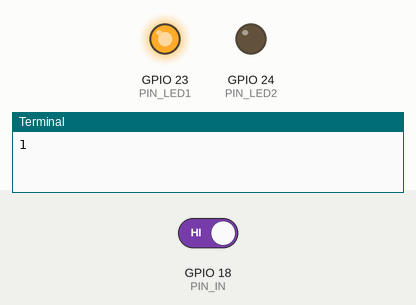
Bench run of a program on a simulated Raspberry Pi (BCM pin numbers). On the bench: output pins drawn as LEDs (lit = HIGH), the last lines printed to the terminal. The inputs (shaded band) are chosen by the test bench; at power-on: GPIO 18 (PIN_IN) HIGH. The clock reads 2024-03-15 10:24:30 at power-on unless the program sets it.

Above: at 1.2 s.
1.3 s: GPIO 18 (PIN_IN) driven LOW
At 1.9 s:
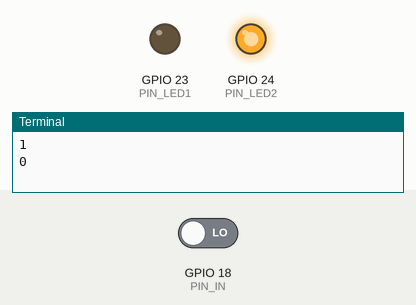
Timing chart, 0 to 4.3 s (numbered marks = the images above; inputs shaded):
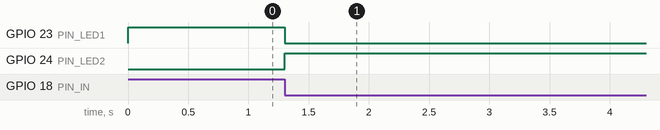

The program:

debouncing.py
```python
import RPi.GPIO as GPIO
import time

PIN_IN = 18
PIN_LED1, PIN_LED2 = 23, 24
old, val = -1, 0
state = False
bounce_time = 0.100 # 100ms
last_time = 0
GPIO.setmode(GPIO.BCM)
GPIO.setup(PIN_IN, GPIO.IN)
GPIO.setup(PIN_LED1, GPIO.OUT)
GPIO.setup(PIN_LED2, GPIO.OUT)

try:
    GPIO.output(PIN_LED1, True)
    while True:
        val = GPIO.input(PIN_IN)
        if old != val :
            print(val)
            old = val
            if val == 0:
                if (time.time() - last_time) > bounce_time:
                    GPIO.output(PIN_LED1, state)
                    GPIO.output(PIN_LED2, not state)
                    state = not state
                last_time = time.time()
finally:
    GPIO.cleanup()
```

Measured:
- after the input at 1.3 s, GPIO 23 (PIN_LED1): HIGH → LOW at once; GPIO 24 (PIN_LED2): LOW → HIGH at once
